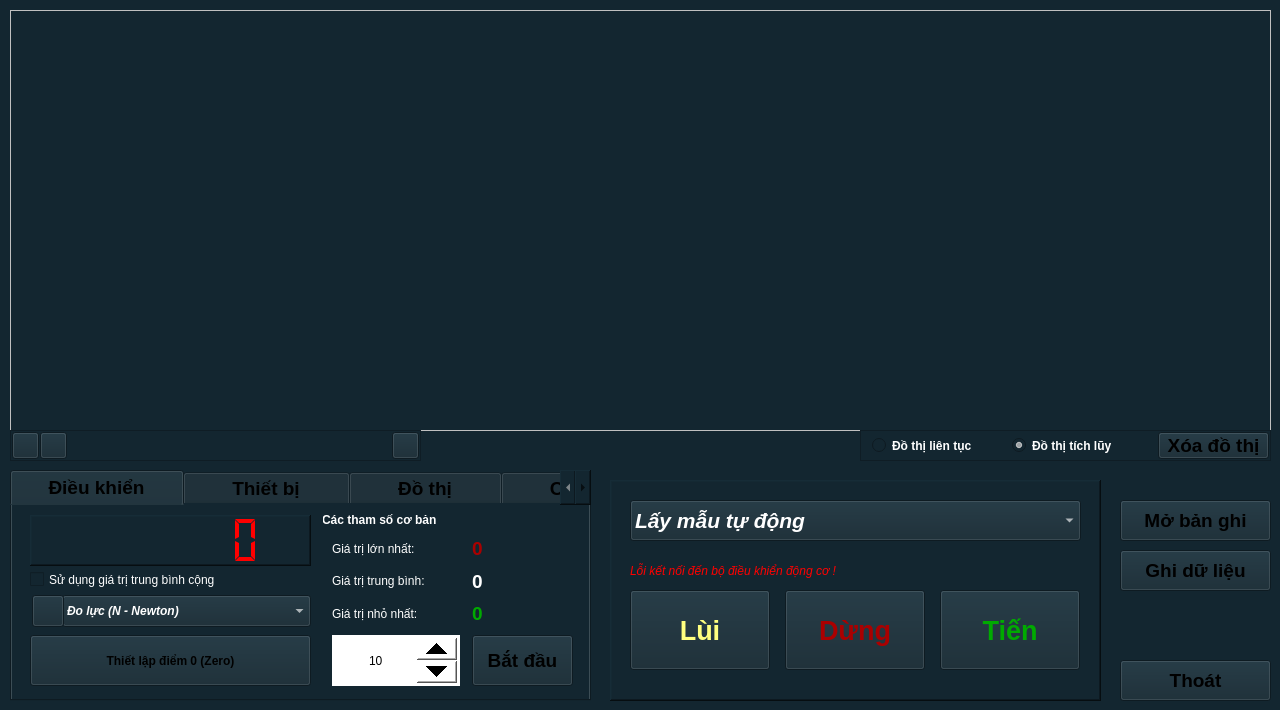
<?xml version="1.0" encoding="UTF-8"?>
<ui version="4.0">
 <class>Module_MOD1101</class>
 <widget class="QWidget" name="Module_MOD1101">
  <property name="geometry">
   <rect>
    <x>0</x>
    <y>0</y>
    <width>1280</width>
    <height>710</height>
   </rect>
  </property>
  <property name="windowTitle">
   <string>Form</string>
  </property>
  <property name="windowIcon">
   <iconset resource="../image.qrc">
    <normaloff>:/image/MFS1101_Icon.jpg</normaloff>:/image/MFS1101_Icon.jpg</iconset>
  </property>
  <property name="styleSheet">
   <string notr="true">background-color: #132630;</string>
  </property>
  <widget class="QFrame" name="frame_Chart">
   <property name="geometry">
    <rect>
     <x>10</x>
     <y>10</y>
     <width>1261</width>
     <height>421</height>
    </rect>
   </property>
   <property name="styleSheet">
    <string notr="true">QFrame { 
border: 1px solid #C0C0C0;
}</string>
   </property>
   <property name="frameShape">
    <enum>QFrame::StyledPanel</enum>
   </property>
   <property name="frameShadow">
    <enum>QFrame::Raised</enum>
   </property>
  </widget>
  <widget class="QTabWidget" name="tabWidget">
   <property name="geometry">
    <rect>
     <x>10</x>
     <y>470</y>
     <width>581</width>
     <height>231</height>
    </rect>
   </property>
   <property name="font">
    <font>
     <pointsize>14</pointsize>
     <weight>75</weight>
     <bold>true</bold>
    </font>
   </property>
   <property name="styleSheet">
    <string notr="true"/>
   </property>
   <property name="currentIndex">
    <number>0</number>
   </property>
   <widget class="QWidget" name="tab_Infor">
    <attribute name="title">
     <string>     Điều khiển     </string>
    </attribute>
    <widget class="QWidget" name="verticalLayoutWidget">
     <property name="geometry">
      <rect>
       <x>320</x>
       <y>30</y>
       <width>128</width>
       <height>92</height>
      </rect>
     </property>
     <layout class="QVBoxLayout" name="verticalLayout">
      <item>
       <widget class="QLabel" name="label">
        <property name="font">
         <font>
          <weight>50</weight>
          <bold>false</bold>
         </font>
        </property>
        <property name="styleSheet">
         <string notr="true">color: rgb(255, 255, 255);</string>
        </property>
        <property name="text">
         <string>Giá trị lớn nhất:</string>
        </property>
       </widget>
      </item>
      <item>
       <widget class="QLabel" name="label_3">
        <property name="font">
         <font>
          <weight>50</weight>
          <bold>false</bold>
         </font>
        </property>
        <property name="styleSheet">
         <string notr="true">color: rgb(255, 255, 255);</string>
        </property>
        <property name="text">
         <string>Giá trị trung bình:</string>
        </property>
       </widget>
      </item>
      <item>
       <widget class="QLabel" name="label_2">
        <property name="font">
         <font>
          <weight>50</weight>
          <bold>false</bold>
         </font>
        </property>
        <property name="styleSheet">
         <string notr="true">color: rgb(255, 255, 255);</string>
        </property>
        <property name="text">
         <string>Giá trị nhỏ nhất:</string>
        </property>
       </widget>
      </item>
     </layout>
    </widget>
    <widget class="QWidget" name="verticalLayoutWidget_2">
     <property name="geometry">
      <rect>
       <x>460</x>
       <y>30</y>
       <width>101</width>
       <height>92</height>
      </rect>
     </property>
     <layout class="QVBoxLayout" name="verticalLayout_2">
      <item>
       <widget class="QLabel" name="label_ValueMax">
        <property name="font">
         <font>
          <pointsize>14</pointsize>
          <weight>75</weight>
          <bold>true</bold>
         </font>
        </property>
        <property name="styleSheet">
         <string notr="true">color: rgb(170, 0, 0);</string>
        </property>
        <property name="text">
         <string>0</string>
        </property>
       </widget>
      </item>
      <item>
       <widget class="QLabel" name="label_ValueAvg">
        <property name="font">
         <font>
          <pointsize>14</pointsize>
          <weight>75</weight>
          <bold>true</bold>
         </font>
        </property>
        <property name="styleSheet">
         <string notr="true">color: rgb(255, 255, 255);</string>
        </property>
        <property name="text">
         <string>0</string>
        </property>
       </widget>
      </item>
      <item>
       <widget class="QLabel" name="label_ValueMin">
        <property name="font">
         <font>
          <pointsize>14</pointsize>
          <weight>75</weight>
          <bold>true</bold>
         </font>
        </property>
        <property name="styleSheet">
         <string notr="true">color: rgb(0, 170, 0);</string>
        </property>
        <property name="text">
         <string>0</string>
        </property>
       </widget>
      </item>
     </layout>
    </widget>
    <widget class="QSpinBox" name="spinBox_setSample">
     <property name="geometry">
      <rect>
       <x>320</x>
       <y>130</y>
       <width>128</width>
       <height>51</height>
      </rect>
     </property>
     <property name="styleSheet">
      <string notr="true">QSpinBox
{
background-color: rgb(255, 255, 255);
color: rgb(0, 0, 0);
}
QSpinBox::up-button
{
    min-width:40px;
    min-height: 20px;
}
QSpinBox::down-button
{
    min-width: 40px;
    min-height: 20px;
}
</string>
     </property>
     <property name="alignment">
      <set>Qt::AlignCenter</set>
     </property>
     <property name="minimum">
      <number>1</number>
     </property>
     <property name="maximum">
      <number>9999999</number>
     </property>
     <property name="value">
      <number>10</number>
     </property>
    </widget>
    <widget class="QPushButton" name="pushButton_getSamples">
     <property name="geometry">
      <rect>
       <x>460</x>
       <y>130</y>
       <width>101</width>
       <height>51</height>
      </rect>
     </property>
     <property name="font">
      <font>
       <pointsize>14</pointsize>
       <weight>75</weight>
       <bold>true</bold>
      </font>
     </property>
     <property name="styleSheet">
      <string notr="true"/>
     </property>
     <property name="text">
      <string>Bắt đầu</string>
     </property>
    </widget>
    <widget class="QLabel" name="label_sampleInfo">
     <property name="geometry">
      <rect>
       <x>310</x>
       <y>2</y>
       <width>261</width>
       <height>26</height>
      </rect>
     </property>
     <property name="font">
      <font>
       <weight>75</weight>
       <bold>true</bold>
      </font>
     </property>
     <property name="styleSheet">
      <string notr="true">color: rgb(255, 255, 255);</string>
     </property>
     <property name="text">
      <string>Các tham số cơ bản</string>
     </property>
    </widget>
    <widget class="QFrame" name="frame_2">
     <property name="geometry">
      <rect>
       <x>0</x>
       <y>0</y>
       <width>311</width>
       <height>191</height>
      </rect>
     </property>
     <property name="styleSheet">
      <string notr="true">background-color: #132630;</string>
     </property>
     <property name="frameShape">
      <enum>QFrame::NoFrame</enum>
     </property>
     <property name="frameShadow">
      <enum>QFrame::Raised</enum>
     </property>
     <widget class="QPushButton" name="pushButton_SetZero">
      <property name="geometry">
       <rect>
        <x>18</x>
        <y>130</y>
        <width>281</width>
        <height>51</height>
       </rect>
      </property>
      <property name="font">
       <font>
        <weight>75</weight>
        <bold>true</bold>
       </font>
      </property>
      <property name="text">
       <string>Thiết lập điểm 0 (Zero)</string>
      </property>
     </widget>
     <widget class="QLCDNumber" name="lcdNumber_Value">
      <property name="geometry">
       <rect>
        <x>18</x>
        <y>10</y>
        <width>281</width>
        <height>51</height>
       </rect>
      </property>
      <property name="styleSheet">
       <string notr="true">background-color: #132630;
color: rgb(255, 0, 0);</string>
      </property>
      <property name="frameShape">
       <enum>QFrame::WinPanel</enum>
      </property>
      <property name="lineWidth">
       <number>1</number>
      </property>
      <property name="smallDecimalPoint">
       <bool>false</bool>
      </property>
      <property name="digitCount">
       <number>7</number>
      </property>
      <property name="segmentStyle">
       <enum>QLCDNumber::Flat</enum>
      </property>
      <property name="value" stdset="0">
       <double>0.000000000000000</double>
      </property>
      <property name="intValue" stdset="0">
       <number>0</number>
      </property>
     </widget>
     <widget class="QCheckBox" name="checkBox_setMathAvg">
      <property name="geometry">
       <rect>
        <x>18</x>
        <y>61</y>
        <width>281</width>
        <height>27</height>
       </rect>
      </property>
      <property name="styleSheet">
       <string notr="true">color: rgb(255, 255, 255);</string>
      </property>
      <property name="text">
       <string>Sử dụng giá trị trung bình cộng</string>
      </property>
     </widget>
     <widget class="QComboBox" name="comboBox_Unit">
      <property name="geometry">
       <rect>
        <x>50</x>
        <y>90</y>
        <width>249</width>
        <height>32</height>
       </rect>
      </property>
      <property name="font">
       <font>
        <weight>75</weight>
        <italic>true</italic>
        <bold>true</bold>
       </font>
      </property>
      <property name="styleSheet">
       <string notr="true">color: rgb(255, 255, 255);</string>
      </property>
      <item>
       <property name="text">
        <string>Đo lực (N - Newton)</string>
       </property>
      </item>
      <item>
       <property name="text">
        <string>Đo khối lượng (G - Gram)</string>
       </property>
      </item>
      <item>
       <property name="text">
        <string>Đo khối lượng (Kg - Kilogram)</string>
       </property>
      </item>
      <item>
       <property name="text">
        <string>Đo trọng lượng (N - Newton)</string>
       </property>
      </item>
     </widget>
     <widget class="QPushButton" name="pushButton">
      <property name="geometry">
       <rect>
        <x>20</x>
        <y>90</y>
        <width>32</width>
        <height>32</height>
       </rect>
      </property>
      <property name="styleSheet">
       <string notr="true"/>
      </property>
      <property name="text">
       <string/>
      </property>
      <property name="icon">
       <iconset resource="../image.qrc">
        <normaloff>:/image/MFS1101_Icon.jpg</normaloff>:/image/MFS1101_Icon.jpg</iconset>
      </property>
      <property name="iconSize">
       <size>
        <width>32</width>
        <height>32</height>
       </size>
      </property>
     </widget>
    </widget>
   </widget>
   <widget class="QWidget" name="tab_2">
    <attribute name="title">
     <string>       Thiết bị       </string>
    </attribute>
    <widget class="QWidget" name="verticalLayoutWidget_4">
     <property name="geometry">
      <rect>
       <x>150</x>
       <y>10</y>
       <width>291</width>
       <height>101</height>
      </rect>
     </property>
     <layout class="QVBoxLayout" name="verticalLayout_3">
      <item>
       <widget class="QLabel" name="label_Name">
        <property name="styleSheet">
         <string notr="true">color: rgb(255, 255, 255);</string>
        </property>
        <property name="text">
         <string/>
        </property>
       </widget>
      </item>
      <item>
       <widget class="QLabel" name="label_Address">
        <property name="styleSheet">
         <string notr="true">color: rgb(255, 255, 255);</string>
        </property>
        <property name="text">
         <string/>
        </property>
       </widget>
      </item>
      <item>
       <widget class="QLabel" name="label_SerialNumber">
        <property name="styleSheet">
         <string notr="true">color: rgb(255, 255, 255);</string>
        </property>
        <property name="text">
         <string/>
        </property>
       </widget>
      </item>
     </layout>
    </widget>
    <widget class="QWidget" name="verticalLayoutWidget_5">
     <property name="geometry">
      <rect>
       <x>10</x>
       <y>10</y>
       <width>111</width>
       <height>131</height>
      </rect>
     </property>
     <layout class="QVBoxLayout" name="verticalLayout_5">
      <item>
       <widget class="QLabel" name="label_4">
        <property name="styleSheet">
         <string notr="true">color: rgb(255, 255, 255);</string>
        </property>
        <property name="text">
         <string>Tên thiết bị:</string>
        </property>
       </widget>
      </item>
      <item>
       <widget class="QLabel" name="label_6">
        <property name="styleSheet">
         <string notr="true">color: rgb(255, 255, 255);</string>
        </property>
        <property name="text">
         <string>Địa chỉ:</string>
        </property>
       </widget>
      </item>
      <item>
       <widget class="QLabel" name="label_7">
        <property name="styleSheet">
         <string notr="true">color: rgb(255, 255, 255);</string>
        </property>
        <property name="text">
         <string>Mã sê-ri:</string>
        </property>
       </widget>
      </item>
      <item>
       <widget class="QLabel" name="label_5">
        <property name="styleSheet">
         <string notr="true">color: rgb(255, 255, 255);</string>
        </property>
        <property name="text">
         <string>Mô tả:</string>
        </property>
       </widget>
      </item>
     </layout>
    </widget>
    <widget class="QWidget" name="verticalLayoutWidget_3">
     <property name="geometry">
      <rect>
       <x>150</x>
       <y>110</y>
       <width>291</width>
       <height>61</height>
      </rect>
     </property>
     <layout class="QVBoxLayout" name="verticalLayout_4">
      <item>
       <widget class="QLabel" name="label_Description">
        <property name="styleSheet">
         <string notr="true">color: rgb(255, 255, 255);</string>
        </property>
        <property name="text">
         <string/>
        </property>
        <property name="alignment">
         <set>Qt::AlignLeading|Qt::AlignLeft|Qt::AlignTop</set>
        </property>
       </widget>
      </item>
     </layout>
    </widget>
   </widget>
   <widget class="QWidget" name="tab">
    <attribute name="title">
     <string>       Đồ thị       </string>
    </attribute>
    <widget class="QLabel" name="label_15">
     <property name="geometry">
      <rect>
       <x>40</x>
       <y>10</y>
       <width>101</width>
       <height>22</height>
      </rect>
     </property>
     <property name="styleSheet">
      <string notr="true">color: rgb(255, 255, 255);</string>
     </property>
     <property name="text">
      <string>Trục Y - Thấp</string>
     </property>
    </widget>
    <widget class="QLabel" name="label_16">
     <property name="geometry">
      <rect>
       <x>230</x>
       <y>10</y>
       <width>91</width>
       <height>22</height>
      </rect>
     </property>
     <property name="styleSheet">
      <string notr="true">color: rgb(255, 255, 255);</string>
     </property>
     <property name="text">
      <string>Trục Y - Cao</string>
     </property>
    </widget>
    <widget class="QSpinBox" name="spinBox_AxisY_Range_Min">
     <property name="geometry">
      <rect>
       <x>30</x>
       <y>35</y>
       <width>111</width>
       <height>81</height>
      </rect>
     </property>
     <property name="styleSheet">
      <string notr="true">QSpinBox
{
background-color: rgb(255, 255, 255);
color: rgb(0, 0, 0);
}
QSpinBox::up-button
{
    min-width:40px;
    min-height: 20px;
}
QSpinBox::down-button
{
    min-width: 40px;
    min-height: 20px;
}</string>
     </property>
     <property name="minimum">
      <number>-9999999</number>
     </property>
     <property name="maximum">
      <number>9999999</number>
     </property>
     <property name="value">
      <number>0</number>
     </property>
    </widget>
    <widget class="QSpinBox" name="spinBox_AxisY_Range_Max">
     <property name="geometry">
      <rect>
       <x>220</x>
       <y>35</y>
       <width>111</width>
       <height>81</height>
      </rect>
     </property>
     <property name="styleSheet">
      <string notr="true">QSpinBox
{
background-color: rgb(255, 255, 255);
color: rgb(0, 0, 0);
}
QSpinBox::up-button
{
    min-width:40px;
    min-height: 20px;
}
QSpinBox::down-button
{
    min-width: 40px;
    min-height: 20px;
}</string>
     </property>
     <property name="minimum">
      <number>-9999999</number>
     </property>
     <property name="maximum">
      <number>9999999</number>
     </property>
     <property name="value">
      <number>1</number>
     </property>
    </widget>
    <widget class="QLabel" name="label_17">
     <property name="geometry">
      <rect>
       <x>390</x>
       <y>10</y>
       <width>161</width>
       <height>22</height>
      </rect>
     </property>
     <property name="styleSheet">
      <string notr="true">color: rgb(255, 255, 255);</string>
     </property>
     <property name="text">
      <string>Số lượng mẫu (trục X):</string>
     </property>
    </widget>
    <widget class="QSpinBox" name="spinBox_AxitX_Range_Max">
     <property name="geometry">
      <rect>
       <x>410</x>
       <y>35</y>
       <width>111</width>
       <height>81</height>
      </rect>
     </property>
     <property name="styleSheet">
      <string notr="true">QSpinBox
{
background-color: rgb(255, 255, 255);
color: rgb(0, 0, 0);
}
QSpinBox::up-button
{
    min-width:40px;
    min-height: 20px;
}
QSpinBox::down-button
{
    min-width: 40px;
    min-height: 20px;
}</string>
     </property>
     <property name="minimum">
      <number>10</number>
     </property>
     <property name="maximum">
      <number>1000</number>
     </property>
     <property name="value">
      <number>100</number>
     </property>
    </widget>
    <widget class="QPushButton" name="pushButton_SetConfigChart">
     <property name="geometry">
      <rect>
       <x>90</x>
       <y>130</y>
       <width>371</width>
       <height>41</height>
      </rect>
     </property>
     <property name="font">
      <font>
       <weight>75</weight>
       <bold>true</bold>
      </font>
     </property>
     <property name="text">
      <string>Cài đặt đồ thị</string>
     </property>
    </widget>
   </widget>
   <widget class="QWidget" name="tab_3">
    <attribute name="title">
     <string>       Cài đặt       </string>
    </attribute>
    <widget class="QLabel" name="label_12">
     <property name="geometry">
      <rect>
       <x>370</x>
       <y>40</y>
       <width>41</width>
       <height>22</height>
      </rect>
     </property>
     <property name="styleSheet">
      <string notr="true">color: rgb(255, 255, 255);</string>
     </property>
     <property name="text">
      <string>(ms)</string>
     </property>
    </widget>
    <widget class="QLabel" name="label_11">
     <property name="geometry">
      <rect>
       <x>100</x>
       <y>40</y>
       <width>141</width>
       <height>22</height>
      </rect>
     </property>
     <property name="styleSheet">
      <string notr="true">color: rgb(255, 255, 255);</string>
     </property>
     <property name="text">
      <string>Thời gian lấy mẫu :</string>
     </property>
    </widget>
    <widget class="QPushButton" name="pushButton_SetSampleTime">
     <property name="geometry">
      <rect>
       <x>420</x>
       <y>20</y>
       <width>131</width>
       <height>61</height>
      </rect>
     </property>
     <property name="font">
      <font>
       <pointsize>14</pointsize>
       <weight>75</weight>
       <bold>true</bold>
      </font>
     </property>
     <property name="text">
      <string>Cài đặt</string>
     </property>
    </widget>
    <widget class="QSpinBox" name="spinBox_SampleTime">
     <property name="geometry">
      <rect>
       <x>250</x>
       <y>10</y>
       <width>111</width>
       <height>81</height>
      </rect>
     </property>
     <property name="styleSheet">
      <string notr="true">QSpinBox
{
background-color: rgb(255, 255, 255);
color: rgb(0, 0, 0);
}
QSpinBox::up-button
{
    min-width:40px;
    min-height: 20px;
}
QSpinBox::down-button
{
    min-width: 40px;
    min-height: 20px;
}
</string>
     </property>
     <property name="minimum">
      <number>1</number>
     </property>
     <property name="maximum">
      <number>9999999</number>
     </property>
     <property name="value">
      <number>100</number>
     </property>
    </widget>
    <widget class="Line" name="line">
     <property name="geometry">
      <rect>
       <x>20</x>
       <y>100</y>
       <width>541</width>
       <height>3</height>
      </rect>
     </property>
     <property name="orientation">
      <enum>Qt::Horizontal</enum>
     </property>
    </widget>
    <widget class="QRadioButton" name="radioButton_typeCalib">
     <property name="geometry">
      <rect>
       <x>240</x>
       <y>130</y>
       <width>171</width>
       <height>27</height>
      </rect>
     </property>
     <property name="styleSheet">
      <string notr="true">color: rgb(255, 255, 255);</string>
     </property>
     <property name="text">
      <string>Hiệu chuẩn 1 điểm</string>
     </property>
     <property name="checked">
      <bool>false</bool>
     </property>
    </widget>
    <widget class="QPushButton" name="pushButton_Calib">
     <property name="geometry">
      <rect>
       <x>420</x>
       <y>115</y>
       <width>131</width>
       <height>61</height>
      </rect>
     </property>
     <property name="font">
      <font>
       <weight>75</weight>
       <bold>true</bold>
      </font>
     </property>
     <property name="text">
      <string>Hiệu chuẩn</string>
     </property>
    </widget>
    <widget class="QLabel" name="label_calibInfo">
     <property name="geometry">
      <rect>
       <x>250</x>
       <y>160</y>
       <width>170</width>
       <height>22</height>
      </rect>
     </property>
     <property name="font">
      <font>
       <italic>true</italic>
      </font>
     </property>
     <property name="styleSheet">
      <string notr="true">color: rgb(255, 255, 127);</string>
     </property>
     <property name="text">
      <string>(chưa hiệu chuẩn)</string>
     </property>
    </widget>
    <widget class="QSpinBox" name="spinBox_Display_Car_Pre_F1">
     <property name="geometry">
      <rect>
       <x>120</x>
       <y>110</y>
       <width>71</width>
       <height>71</height>
      </rect>
     </property>
     <property name="font">
      <font>
       <pointsize>12</pointsize>
       <weight>50</weight>
       <bold>false</bold>
      </font>
     </property>
     <property name="styleSheet">
      <string notr="true">QSpinBox
{
background-color: rgb(255, 255, 255);
color: rgb(0, 0, 0);
}
QSpinBox::up-button
{
    min-width:40px;
    min-height: 20px;
}
QSpinBox::down-button
{
    min-width: 40px;
    min-height: 20px;
}
</string>
     </property>
     <property name="alignment">
      <set>Qt::AlignCenter</set>
     </property>
     <property name="minimum">
      <number>0</number>
     </property>
     <property name="maximum">
      <number>4</number>
     </property>
     <property name="value">
      <number>3</number>
     </property>
    </widget>
    <widget class="QLabel" name="label_60">
     <property name="geometry">
      <rect>
       <x>20</x>
       <y>135</y>
       <width>95</width>
       <height>20</height>
      </rect>
     </property>
     <property name="font">
      <font>
       <weight>50</weight>
       <bold>false</bold>
      </font>
     </property>
     <property name="styleSheet">
      <string notr="true">color: rgb(255, 255, 255);</string>
     </property>
     <property name="text">
      <string>Độ phân giải:</string>
     </property>
    </widget>
   </widget>
  </widget>
  <widget class="QPushButton" name="pushButton_Cancel">
   <property name="geometry">
    <rect>
     <x>1120</x>
     <y>660</y>
     <width>151</width>
     <height>41</height>
    </rect>
   </property>
   <property name="font">
    <font>
     <pointsize>14</pointsize>
     <weight>75</weight>
     <bold>true</bold>
    </font>
   </property>
   <property name="text">
    <string>Thoát</string>
   </property>
  </widget>
  <widget class="QFrame" name="frame">
   <property name="geometry">
    <rect>
     <x>610</x>
     <y>480</y>
     <width>491</width>
     <height>221</height>
    </rect>
   </property>
   <property name="styleSheet">
    <string notr="true">background-color: #132630;</string>
   </property>
   <property name="frameShape">
    <enum>QFrame::WinPanel</enum>
   </property>
   <property name="frameShadow">
    <enum>QFrame::Raised</enum>
   </property>
   <widget class="QPushButton" name="pushButton_Previous">
    <property name="geometry">
     <rect>
      <x>20</x>
      <y>110</y>
      <width>140</width>
      <height>80</height>
     </rect>
    </property>
    <property name="font">
     <font>
      <pointsize>20</pointsize>
      <weight>75</weight>
      <bold>true</bold>
     </font>
    </property>
    <property name="styleSheet">
     <string notr="true">color: rgb(0, 170, 0);
color: rgb(255, 255, 127);</string>
    </property>
    <property name="text">
     <string>Lùi</string>
    </property>
   </widget>
   <widget class="QPushButton" name="pushButton_Stop">
    <property name="geometry">
     <rect>
      <x>175</x>
      <y>110</y>
      <width>140</width>
      <height>80</height>
     </rect>
    </property>
    <property name="font">
     <font>
      <pointsize>20</pointsize>
      <weight>75</weight>
      <bold>true</bold>
     </font>
    </property>
    <property name="styleSheet">
     <string notr="true">color: rgb(170, 0, 0);</string>
    </property>
    <property name="text">
     <string>Dừng</string>
    </property>
   </widget>
   <widget class="QPushButton" name="pushButton_Next">
    <property name="geometry">
     <rect>
      <x>330</x>
      <y>110</y>
      <width>140</width>
      <height>80</height>
     </rect>
    </property>
    <property name="font">
     <font>
      <pointsize>20</pointsize>
      <weight>75</weight>
      <bold>true</bold>
     </font>
    </property>
    <property name="styleSheet">
     <string notr="true">color: rgb(0, 0, 255);
color: rgb(0, 170, 0);</string>
    </property>
    <property name="text">
     <string>Tiến</string>
    </property>
   </widget>
   <widget class="QComboBox" name="comboBox_SelectSample">
    <property name="geometry">
     <rect>
      <x>20</x>
      <y>20</y>
      <width>451</width>
      <height>41</height>
     </rect>
    </property>
    <property name="font">
     <font>
      <pointsize>16</pointsize>
      <weight>75</weight>
      <italic>true</italic>
      <bold>true</bold>
     </font>
    </property>
    <property name="layoutDirection">
     <enum>Qt::LeftToRight</enum>
    </property>
    <property name="styleSheet">
     <string notr="true">color: rgb(255, 255, 255);</string>
    </property>
    <property name="editable">
     <bool>false</bool>
    </property>
    <item>
     <property name="text">
      <string>Lấy mẫu tự động</string>
     </property>
    </item>
    <item>
     <property name="text">
      <string>Lấy mẫu khi động cơ chạy &quot;tiến&quot;</string>
     </property>
    </item>
    <item>
     <property name="text">
      <string>Lấy mẫu so sánh (3 đường đồ thị)</string>
     </property>
    </item>
   </widget>
   <widget class="QLabel" name="label_MotorStatus">
    <property name="geometry">
     <rect>
      <x>20</x>
      <y>80</y>
      <width>451</width>
      <height>22</height>
     </rect>
    </property>
    <property name="font">
     <font>
      <italic>true</italic>
     </font>
    </property>
    <property name="styleSheet">
     <string notr="true">color: rgb(170, 0, 0);
color: rgb(255, 0, 0);</string>
    </property>
    <property name="text">
     <string>Lỗi kết nối đến bộ điều khiển động cơ !</string>
    </property>
   </widget>
  </widget>
  <widget class="QPushButton" name="pushButton_SaveData">
   <property name="geometry">
    <rect>
     <x>1120</x>
     <y>550</y>
     <width>151</width>
     <height>41</height>
    </rect>
   </property>
   <property name="font">
    <font>
     <pointsize>14</pointsize>
     <weight>75</weight>
     <bold>true</bold>
    </font>
   </property>
   <property name="text">
    <string>Ghi dữ liệu</string>
   </property>
  </widget>
  <widget class="QPushButton" name="pushButton_OpenData">
   <property name="geometry">
    <rect>
     <x>1120</x>
     <y>500</y>
     <width>151</width>
     <height>41</height>
    </rect>
   </property>
   <property name="font">
    <font>
     <pointsize>14</pointsize>
     <weight>75</weight>
     <bold>true</bold>
    </font>
   </property>
   <property name="text">
    <string>Mở bản ghi</string>
   </property>
  </widget>
  <widget class="QFrame" name="frame_trackLine">
   <property name="geometry">
    <rect>
     <x>10</x>
     <y>430</y>
     <width>411</width>
     <height>31</height>
    </rect>
   </property>
   <property name="frameShape">
    <enum>QFrame::StyledPanel</enum>
   </property>
   <property name="frameShadow">
    <enum>QFrame::Raised</enum>
   </property>
   <widget class="QPushButton" name="pushButton_TrackLine_Yax">
    <property name="geometry">
     <rect>
      <x>382</x>
      <y>2</y>
      <width>27</width>
      <height>27</height>
     </rect>
    </property>
    <property name="font">
     <font>
      <pointsize>14</pointsize>
      <weight>75</weight>
      <bold>true</bold>
     </font>
    </property>
    <property name="toolTip">
     <string>tính hệ số góc y=ax</string>
    </property>
    <property name="text">
     <string/>
    </property>
    <property name="icon">
     <iconset resource="../image.qrc">
      <normaloff>:/image/MFS0103_Track_yax.jpg</normaloff>:/image/MFS0103_Track_yax.jpg</iconset>
    </property>
    <property name="iconSize">
     <size>
      <width>25</width>
      <height>25</height>
     </size>
    </property>
   </widget>
   <widget class="QPushButton" name="pushButton_TrackLine_Default">
    <property name="geometry">
     <rect>
      <x>2</x>
      <y>2</y>
      <width>27</width>
      <height>27</height>
     </rect>
    </property>
    <property name="font">
     <font>
      <pointsize>14</pointsize>
      <weight>75</weight>
      <bold>true</bold>
     </font>
    </property>
    <property name="toolTip">
     <string>trục tọa độ ảo</string>
    </property>
    <property name="text">
     <string/>
    </property>
    <property name="icon">
     <iconset resource="../image.qrc">
      <normaloff>:/image/MFS0103_Track_D.jpg</normaloff>:/image/MFS0103_Track_D.jpg</iconset>
    </property>
    <property name="iconSize">
     <size>
      <width>25</width>
      <height>25</height>
     </size>
    </property>
   </widget>
   <widget class="QPushButton" name="pushButton_TrackLine_Tooltip">
    <property name="geometry">
     <rect>
      <x>30</x>
      <y>2</y>
      <width>27</width>
      <height>27</height>
     </rect>
    </property>
    <property name="font">
     <font>
      <pointsize>14</pointsize>
      <weight>75</weight>
      <bold>true</bold>
     </font>
    </property>
    <property name="toolTip">
     <string>bắt điểm</string>
    </property>
    <property name="text">
     <string/>
    </property>
    <property name="icon">
     <iconset resource="../image.qrc">
      <normaloff>:/image/MFS0103_Track_T.jpg</normaloff>:/image/MFS0103_Track_T.jpg</iconset>
    </property>
    <property name="iconSize">
     <size>
      <width>25</width>
      <height>25</height>
     </size>
    </property>
   </widget>
  </widget>
  <widget class="QFrame" name="frame_setChart">
   <property name="geometry">
    <rect>
     <x>860</x>
     <y>430</y>
     <width>411</width>
     <height>31</height>
    </rect>
   </property>
   <property name="frameShape">
    <enum>QFrame::StyledPanel</enum>
   </property>
   <property name="frameShadow">
    <enum>QFrame::Raised</enum>
   </property>
   <widget class="QRadioButton" name="radioButton_Continuously">
    <property name="geometry">
     <rect>
      <x>12</x>
      <y>2</y>
      <width>141</width>
      <height>27</height>
     </rect>
    </property>
    <property name="font">
     <font>
      <weight>75</weight>
      <bold>true</bold>
     </font>
    </property>
    <property name="styleSheet">
     <string notr="true">color: rgb(255, 255, 255);</string>
    </property>
    <property name="text">
     <string>Đồ thị liên tục</string>
    </property>
    <property name="checked">
     <bool>false</bool>
    </property>
   </widget>
   <widget class="QRadioButton" name="radioButton_Accumulation">
    <property name="geometry">
     <rect>
      <x>152</x>
      <y>2</y>
      <width>131</width>
      <height>27</height>
     </rect>
    </property>
    <property name="font">
     <font>
      <weight>75</weight>
      <bold>true</bold>
     </font>
    </property>
    <property name="styleSheet">
     <string notr="true">color: rgb(255, 255, 255);</string>
    </property>
    <property name="text">
     <string>Đồ thị tích lũy</string>
    </property>
    <property name="checked">
     <bool>true</bool>
    </property>
   </widget>
   <widget class="QPushButton" name="pushButton_ClearChart">
    <property name="geometry">
     <rect>
      <x>298</x>
      <y>2</y>
      <width>111</width>
      <height>27</height>
     </rect>
    </property>
    <property name="font">
     <font>
      <pointsize>14</pointsize>
      <weight>75</weight>
      <bold>true</bold>
     </font>
    </property>
    <property name="text">
     <string>Xóa đồ thị</string>
    </property>
   </widget>
  </widget>
 </widget>
 <resources>
  <include location="../image.qrc"/>
 </resources>
 <connections/>
</ui>
